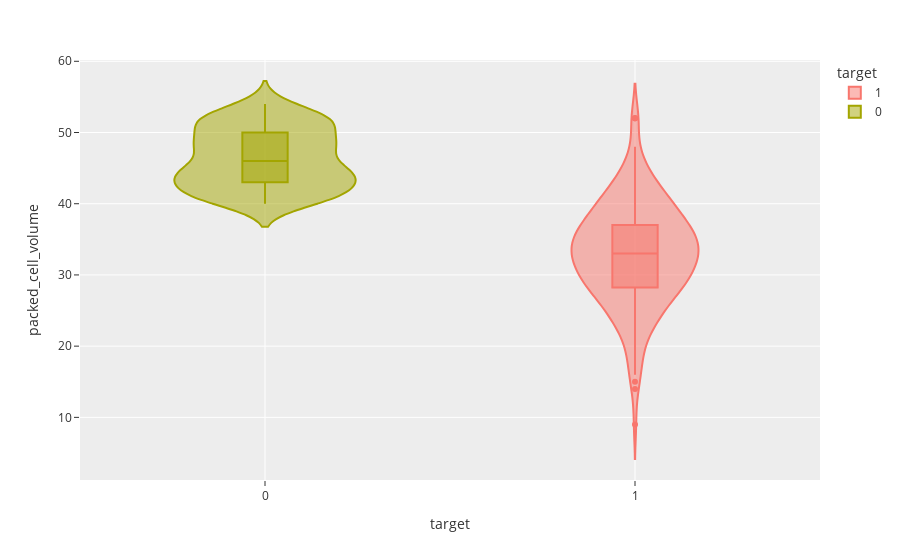

Notebook code cell kept with this figure:
### Code cell
violin('packed_cell_volume')

### Figure 1 — Plotly figure (JSON) as saved in the notebook; plotly's stock layout.template omitted (floating-point values rounded to 4 significant figures; data arrays with more than 128 entries replaced by an {"elided": "..."} marker saying what was removed)
{"data": [{"alignmentgroup": "True", "box": {"visible": true}, "hovertemplate": "target=%{x}<br>packed_cell_volume=%{y}<extra></extra>", "legendgroup": "1", "marker": {"color": "#F8766D"}, "name": "1", "offsetgroup": "1", "orientation": "v", "scalegroup": "True", "showlegend": true, "type": "violin", "x": {"elided": "250 int values"}, "x0": " ", "xaxis": "x", "y": {"elided": "250 float values"}, "y0": " ", "yaxis": "y"}, {"alignmentgroup": "True", "box": {"visible": true}, "hovertemplate": "target=%{x}<br>packed_cell_volume=%{y}<extra></extra>", "legendgroup": "0", "marker": {"color": "#A3A500"}, "name": "0", "offsetgroup": "0", "orientation": "v", "scalegroup": "True", "showlegend": true, "type": "violin", "x": {"elided": "150 int values"}, "x0": " ", "xaxis": "x", "y": {"elided": "150 float values"}, "y0": " ", "yaxis": "y"}], "layout": {"legend": {"title": {"text": "target"}, "tracegroupgap": 0}, "margin": {"t": 60}, "violinmode": "overlay", "xaxis": {"anchor": "y", "categoryarray": [1, 0], "categoryorder": "array", "domain": [0, 1], "title": {"text": "target"}}, "yaxis": {"anchor": "x", "domain": [0, 1], "title": {"text": "packed_cell_volume"}}}}
